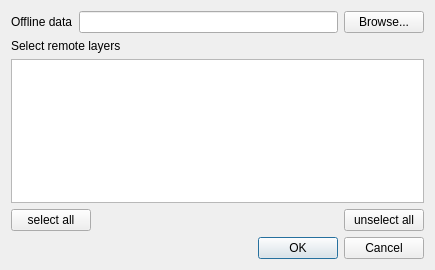
<?xml version="1.0" encoding="UTF-8"?>
<ui version="4.0">
 <class>QgsOfflineEditingPluginGuiBase</class>
 <widget class="QDialog" name="QgsOfflineEditingPluginGuiBase">
  <property name="geometry">
   <rect>
    <x>0</x>
    <y>0</y>
    <width>435</width>
    <height>270</height>
   </rect>
  </property>
  <property name="windowTitle">
   <string>Create offline project</string>
  </property>
  <property name="windowIcon">
   <iconset>
    <normaloff/>
   </iconset>
  </property>
  <layout class="QVBoxLayout" name="verticalLayout_2">
   <item>
    <layout class="QHBoxLayout" name="horizontalLayout">
     <item>
      <widget class="QLabel" name="label_2">
       <property name="text">
        <string>Offline data</string>
       </property>
      </widget>
     </item>
     <item>
      <widget class="QLineEdit" name="mOfflineDataPathLineEdit">
       <property name="readOnly">
        <bool>true</bool>
       </property>
      </widget>
     </item>
     <item>
      <widget class="QPushButton" name="mBrowseButton">
       <property name="text">
        <string>Browse...</string>
       </property>
      </widget>
     </item>
    </layout>
   </item>
   <item>
    <layout class="QVBoxLayout" name="verticalLayout">
     <item>
      <widget class="QLabel" name="label">
       <property name="text">
        <string>Select remote layers</string>
       </property>
      </widget>
     </item>
     <item>
      <widget class="QgsLayerTreeView" name="mLayerTree">
       <property name="selectionMode">
        <enum>QAbstractItemView::SingleSelection</enum>
       </property>
      </widget>
     </item>
     <item>
      <layout class="QHBoxLayout" name="horizontalLayout_3">
       <item>
        <widget class="QPushButton" name="mSelectAllButton">
         <property name="text">
          <string>select all</string>
         </property>
        </widget>
       </item>
       <item>
        <spacer name="horizontalSpacer">
         <property name="orientation">
          <enum>Qt::Horizontal</enum>
         </property>
         <property name="sizeHint" stdset="0">
          <size>
           <width>40</width>
           <height>20</height>
          </size>
         </property>
        </spacer>
       </item>
       <item>
        <widget class="QPushButton" name="mUnselectAllButton">
         <property name="text">
          <string>unselect all</string>
         </property>
        </widget>
       </item>
      </layout>
     </item>
    </layout>
   </item>
   <item>
    <layout class="QHBoxLayout" name="horizontalLayout_2">
     <item>
      <widget class="QDialogButtonBox" name="buttonBox">
       <property name="orientation">
        <enum>Qt::Horizontal</enum>
       </property>
       <property name="standardButtons">
        <set>QDialogButtonBox::Cancel|QDialogButtonBox::Ok</set>
       </property>
      </widget>
     </item>
    </layout>
   </item>
  </layout>
 </widget>
 <layoutdefault spacing="6" margin="11"/>
 <customwidgets>
  <customwidget>
   <class>QgsLayerTreeView</class>
   <extends>QTreeView</extends>
   <header>qgslayertreeview.h</header>
  </customwidget>
 </customwidgets>
 <resources/>
 <connections/>
</ui>
